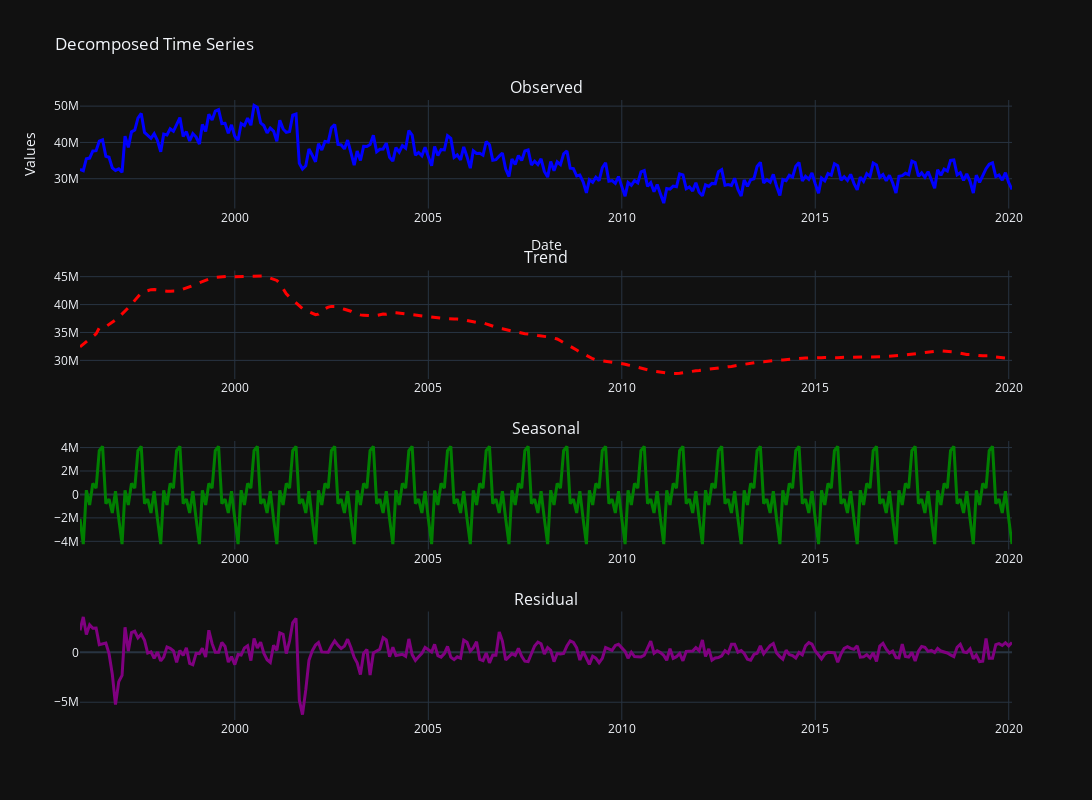

The notebook cell saved with this chart:
### Markdown cell above
<!DOCTYPE html>
<html lang="ar">
<head>
    <meta charset="UTF-8">
    <meta name="viewport" content="width=device-width, initial-scale=1.0">
    <title>تحليل بيانات السلاسل الزمنية</title>
    <style>
        body {
            font-family: 'Tajawal', sans-serif;
            direction: rtl; /* النص يبدأ من اليمين لليسار */
            background-color: #f1f8e9;
            color: #333;
            margin: 0;
            padding: 20px;
        }
        .container {
            max-width: 850px;
            background: linear-gradient(135deg, #ffffff, #c8e6c9);
            padding: 25px;
            margin: auto;
            border-radius: 15px;
            box-shadow: 0 4px 15px rgba(0, 0, 0, 0.2);
            color:rgb(8, 8, 8);
        }
        h1 {
            text-align: center; /* العنوان في المنتصف */
            color: #2e7d32;
            font-size: 28px;
        }
        p, ul {
            font-size: 18px;
            line-height: 1.8;
            text-align: right; /* تأكيد أن النص يبدأ من اليمين لليسار */
        }
        ul {
            line-height: 2;
        }
        li {
            margin-bottom: 10px;
            padding: 10px;
            background: rgba(255, 255, 255, 0.8);
            border-radius: 8px;
            box-shadow: 0 2px 5px rgba(0, 0, 0, 0.1);
        }
    </style>
</head>
<body>
    <div class="container">
        <h1>تصور بيانات السلاسل الزمنية للدخول</h1>
        <p>
            يبدو أن إجمالي الإدخالات كان في اتجاه هبوطي بين عامي 2002 و 2012 ثم هناك زيادة طفيفة ولكنه مستقر إلى حد كبير
        </p>
        <p>
            عندما نفحص البيانات بالعين، يمكننا أن نرى أن هناك نوعًا من الموسمية مع 3 انخفاضات حادة منفصلة:
        </p>
        <ul>
            <li>الأول في مكان ما بين 1997-1998، لست متأكدًا من السبب وراء ذلك</li>
            <li>الثاني ما بين 2001-2002، من المحتمل جدًا أن يكون بسبب هجمات 11 سبتمبر</li>
            <li>الأخير بين 2008-2009، وربما يكون مرتبطًا بأزمة مالية عام 2008</li>
        </ul>
        <p>
            هناك نوع من التأثير الموسمي بالتأكيد، دعنا نفحصه في الفصل التالي
        </p>
    </div>
</body>
</html>

### Code cell
# إجراء التحليل الموسمي باستخدام statsmodels
decompose = sm.tsa.seasonal_decompose(
    tseries, model='additive', extrapolate_trend='freq')

# إنشاء الشكل باستخدام plotly مع 4 تقسيمات
fig = make_subplots(
    rows=4, cols=1,
    subplot_titles=['Observed', 'Trend', 'Seasonal', 'Residual'],
    vertical_spacing=0.1
)

# إضافة المكونات إلى كل رسم فرعي
fig.add_trace(go.Scatter(x=decompose.observed.index, y=decompose.observed,
                         mode='lines', name='Observed', line=dict(color='blue', width=3)),
              row=1, col=1)

fig.add_trace(go.Scatter(x=decompose.trend.index, y=decompose.trend,
                         mode='lines', name='Trend', line=dict(color='red', width=3, dash='dash')),
              row=2, col=1)

fig.add_trace(go.Scatter(x=decompose.seasonal.index, y=decompose.seasonal,
                         mode='lines', name='Seasonal', line=dict(color='green', width=3)),
              row=3, col=1)

fig.add_trace(go.Scatter(x=decompose.resid.index, y=decompose.resid,
                         mode='lines', name='Residual', line=dict(color='purple', width=3)),
              row=4, col=1)

# إعدادات الشكل
fig.update_layout(
    title='Decomposed Time Series',
    xaxis_title='Date',
    yaxis_title='Values',
    template='plotly_dark',
    showlegend=False,  # إخفاء الأسطورة لأنها ستكون واضحة من العناوين
    height=800,
    width=1200
)

# عرض الرسم
fig.show()

### Figure 1 — Plotly figure (JSON) as saved in the notebook; plotly's stock layout.template omitted (floating-point values rounded to 4 significant figures; data arrays with more than 128 entries replaced by an {"elided": "..."} marker saying what was removed)
{"data": [{"line": {"color": "blue", "width": 3}, "mode": "lines", "name": "Observed", "type": "scatter", "x": {"elided": "290 str values"}, "xaxis": "x", "y": {"elided": "290 int values"}, "yaxis": "y"}, {"line": {"color": "red", "dash": "dash", "width": 3}, "mode": "lines", "name": "Trend", "type": "scatter", "x": {"elided": "290 str values"}, "xaxis": "x2", "y": {"elided": "290 float values"}, "yaxis": "y2"}, {"line": {"color": "green", "width": 3}, "mode": "lines", "name": "Seasonal", "type": "scatter", "x": {"elided": "290 str values"}, "xaxis": "x3", "y": {"elided": "290 float values"}, "yaxis": "y3"}, {"line": {"color": "purple", "width": 3}, "mode": "lines", "name": "Residual", "type": "scatter", "x": {"elided": "290 str values"}, "xaxis": "x4", "y": {"elided": "290 float values"}, "yaxis": "y4"}], "layout": {"annotations": [{"font": {"size": 16}, "showarrow": false, "text": "Observed", "x": 0.5, "xanchor": "center", "xref": "paper", "y": 1, "yanchor": "bottom", "yref": "paper"}, {"font": {"size": 16}, "showarrow": false, "text": "Trend", "x": 0.5, "xanchor": "center", "xref": "paper", "y": 0.725, "yanchor": "bottom", "yref": "paper"}, {"font": {"size": 16}, "showarrow": false, "text": "Seasonal", "x": 0.5, "xanchor": "center", "xref": "paper", "y": 0.45, "yanchor": "bottom", "yref": "paper"}, {"font": {"size": 16}, "showarrow": false, "text": "Residual", "x": 0.5, "xanchor": "center", "xref": "paper", "y": 0.175, "yanchor": "bottom", "yref": "paper"}], "height": 800, "showlegend": false, "title": {"text": "Decomposed Time Series"}, "width": 1200, "xaxis": {"anchor": "y", "domain": [0, 1], "title": {"text": "Date"}}, "xaxis2": {"anchor": "y2", "domain": [0, 1]}, "xaxis3": {"anchor": "y3", "domain": [0, 1]}, "xaxis4": {"anchor": "y4", "domain": [0, 1]}, "yaxis": {"anchor": "x", "domain": [0.825, 1], "title": {"text": "Values"}}, "yaxis2": {"anchor": "x2", "domain": [0.55, 0.725]}, "yaxis3": {"anchor": "x3", "domain": [0.275, 0.45]}, "yaxis4": {"anchor": "x4", "domain": [0, 0.175]}}}
